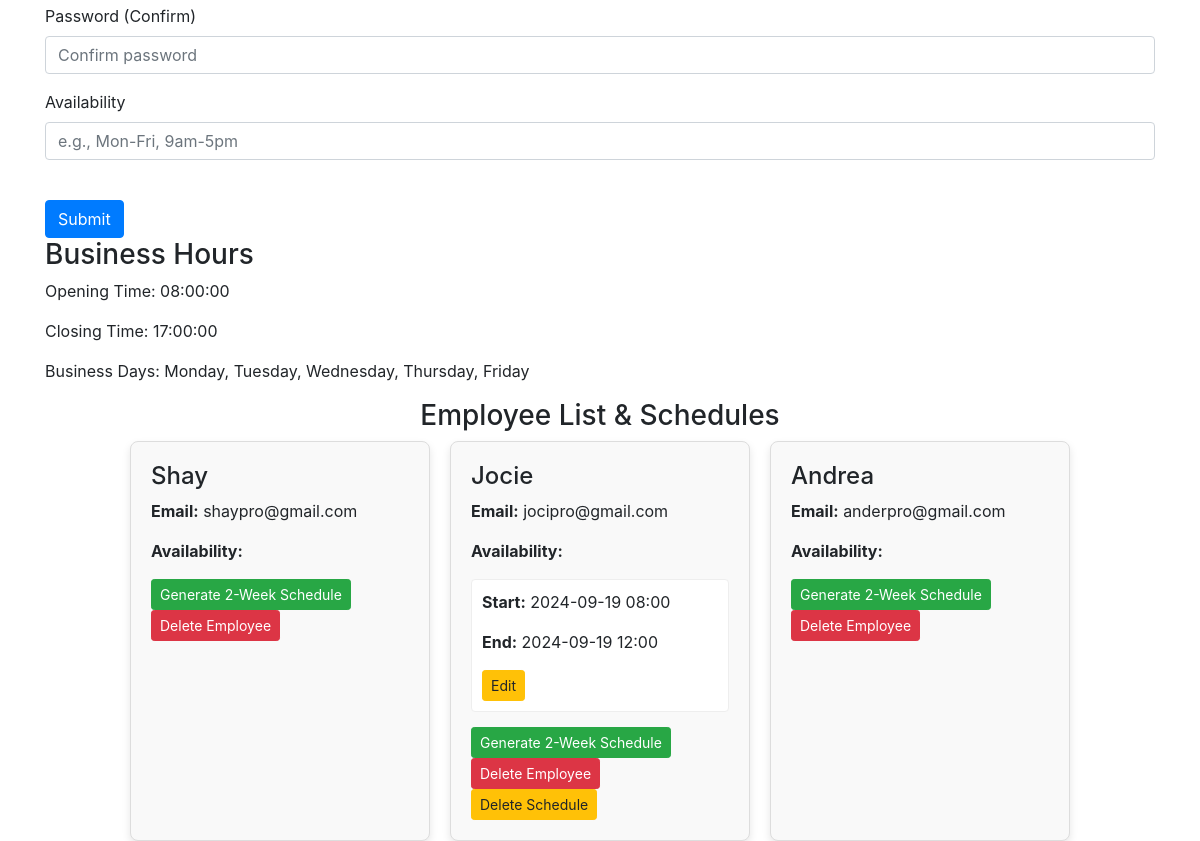
/admin/admin (signed in, lower part), run on an earlier commit of the app's database.
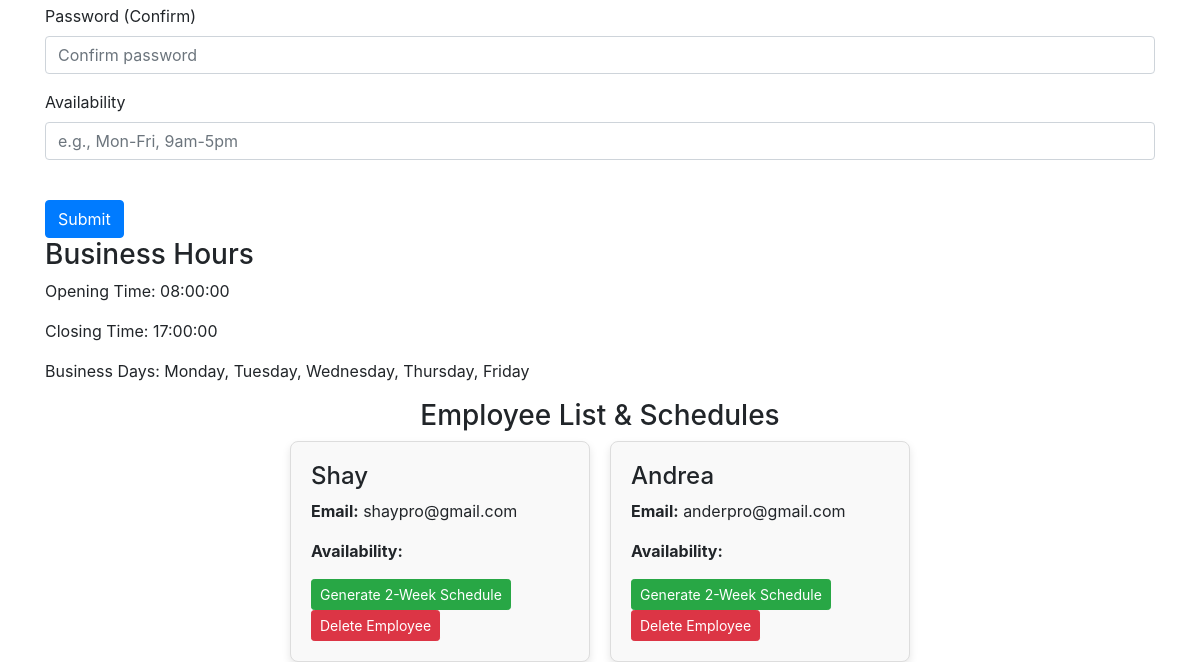
And on a later commit of the database.
### website/models.py (models this page shows)
class User(db.Model, UserMixin):
    id = db.Column(db.Integer, primary_key=True)
    email = db.Column(db.String(150), unique=True)
    password = db.Column(db.String(150))
    first_name = db.Column(db.String(150))
    is_admin = db.Column(db.Boolean, default=False)
    opening_time = db.Column(db.Time, nullable=True)
    closing_time = db.Column(db.Time, nullable=True)
    business_days = db.Column(db.String(20), nullable=True)
    created_by = db.Column(db.Integer, db.ForeignKey('user.id'))
    availability = db.Column(db.String(500))
    schedules = db.relationship('Schedule', foreign_keys='Schedule.employee_id', backref='employee', cascade='all, delete-orphan')
    created_schedules = db.relationship('Schedule', foreign_keys='Schedule.created_by', backref='creator', cascade='all, delete-orphan')
    vacation_hours = db.relationship('VacationHours', foreign_keys='VacationHours.employee_id', backref='employee', cascade='all, delete-orphan')
    created_vacation_hours = db.relationship('VacationHours', foreign_keys='VacationHours.created_by', backref='creator', cascade='all, delete-orphan')

class Schedule(db.Model):
    id = db.Column(db.Integer, primary_key=True)
    employee_id = db.Column(db.Integer, db.ForeignKey('user.id')) # Employee associated with the schedule
    shift_start = db.Column(db.DateTime)
    shift_end = db.Column(db.DateTime)
    created_by = db.Column(db.Integer, db.ForeignKey('user.id')) # User who created the schedule

### website/admin.py (the view)
@admin.route('/admin', methods=['GET', 'POST'])
@login_required
def admin_panel():
    if not current_user.is_admin:
        return redirect(url_for('home'))
    employees = User.query.filter_by(created_by=current_user.id).all()
    schedules = Schedule.query.filter_by(created_by=current_user.id).all()
    business_days_list = ['Monday', 'Tuesday', 'Wednesday', 'Thursday', 'Friday', 'Saturday', 'Sunday']
    return render_template('admin_panel.html', employees=employees, schedules=schedules, user=current_user, business_days_list=business_days_list)

### website/__init__.py (called while the page is built)
def create_app():
    app = Flask(__name__)
    app.config['SECRET_KEY'] = os.getenv('SECRET_KEY')
    app.config['SQLALCHEMY_DATABASE_URI'] = f'sqlite:///{DB_NAME}'
    db.init_app(app)
    migrate.init_app(app, db)
    from .admin import admin
    from .auth import auth
    from .views import views
    app.register_blueprint(views, url_prefix='/')
    app.register_blueprint(admin, url_prefix='/admin')
    app.register_blueprint(auth, url_prefix='/auth')
    from .models import User, Schedule, VacationHours
    with app.app_context():
        db.create_all()
    login_manager = LoginManager()
    login_manager.login_view = 'auth.login'
    login_manager.init_app(app)
    @login_manager.user_loader
    def load_user(id):
        return User.query.get(int(id))
    @app.before_request
    def before_request():
        g.user = current_user
    create_database(app)
    return app

### website/templates/admin_panel.html (shortened to what this page needs)
{% extends "base.html" %}
{% block content %}
<br />
<form method="POST" action="{{ url_for('admin.create_user') }}">
    <div class="form-group">
        <label for="password_confirm">Password (Confirm)</label>
        <input type="password" class="form-control" id="password_confirm" name="password_confirm" placeholder="Confirm password" required>
    </div>
    <div class="form-group">
        <label for="availability">Availability</label>
        <input type="text" class="form-control" id="availability" name="availability" placeholder="e.g., Mon-Fri, 9am-5pm">
    </div>
    <br />
    <button type="submit" class="btn btn-primary">Submit</button>
</form>
<h3>Business Hours</h3>
<p>Opening Time: {{ user.opening_time }}</p>
<p>Closing Time: {{ user.closing_time }}</p>
<p>Business Days:
    {% if user.business_days %}
        {% set business_days = user.business_days.split(',') %}
        {% set business_days_names = [] %}
        {% for day in business_days %}
            {% set _ = business_days_names.append(business_days_list[day|int]) %}
        {% endfor %}
        {{ ', '.join(business_days_names) }}
    {% else %}
        Not Set
    {% endif %}
</p>
<h3 align="center">Employee List & Schedules</h3>
<div class="employee-schedule-container">
    {% for employee in employees %}
        <div class="employee-card">
            <h4>{{ employee.first_name }}</h4>
            <p><strong>Email:</strong> {{ employee.email }}</p>
            <p><strong>Availability:</strong> {{ employee.availability }}</p>
            <div class="schedule-boxes">
                {% for schedule in schedules if schedule.employee_id == employee.id %}
                    <div class="schedule-box">
                        <p><strong>Start:</strong> {{ schedule.shift_start.strftime('%Y-%m-%d %H:%M') }}</p>
                        <p><strong>End:</strong> {{ schedule.shift_end.strftime('%Y-%m-%d %H:%M') }}</p>
                        <button class="edit-btn btn btn-warning btn-sm"
                                data-schedule-id="{{ schedule.id }}"
                                data-shift-start="{{ schedule.shift_start.strftime('%Y-%m-%dT%H:%M') }}"
                                data-shift-end="{{ schedule.shift_end.strftime('%Y-%m-%dT%H:%M') }}">
                            Edit
                        </button>
                    </div>
                {% endfor %}
            </div>
            <div class="employee-actions">
                <form method="POST" action="{{ url_for('admin.generate_schedule', employee_id=employee.id, duration=2) }}" style="display:inline;">
                    <button type="submit" class="btn btn-success btn-sm">Generate 2-Week Schedule</button>
                </form>
                <form method="POST" action="{{ url_for('admin.delete_employee', id=employee.id) }}" style="display:inline;">
                    <button type="submit" class="btn btn-danger btn-sm">Delete Employee</button>
                </form>
                {% for schedule in schedules if schedule.employee_id == employee.id %}
                <form method="POST" action="{{ url_for('admin.delete_schedule', id=schedule.id) }}" style="display:inline;">
                    <button type="submit" class="btn btn-warning btn-sm">Delete Schedule</button>
                </form>
                {% endfor %}
            </div>
        </div>
    {% endfor %}
</div>
{% endblock %}

### website/templates/base.html (shortened to what this page needs)
<!DOCTYPE html>
<html>
    <head>
        <link
        rel="stylesheet"
        href="https://stackpath.bootstrapcdn.com/bootstrap/4.4.1/css/bootstrap.min.css"
      />
      <link
        rel="stylesheet"
        href="https://stackpath.bootstrapcdn.com/font-awesome/4.7.0/css/font-awesome.min.css"
      />
    </head>
    <body style="background-color: #ffffff;">
        <div class="container">
        {% block content%}
        {% endblock%}
        </div>
    </body>
</html>

### website/templates/admin_panel.html (style rules this page uses)
.employee-schedule-container { display: flex; flex-wrap: wrap; gap: 20px; justify-content: center; }
.employee-card { border: 1px solid #ddd; border-radius: 8px; padding: 20px; width: 300px; box-shadow: 0 4px 8px rgba(0, 0, 0, 0.1); background-color: #f9f9f9; }
.employee-actions { margin-top: 15px; }

What changed in the data, as far as the page shows it:
removed User: first_name "Jocie", email "jocipro@gmail.com"
removed Schedule: shift_start "2024-09-19 08:00", shift_end "2024-09-19 12:00"
